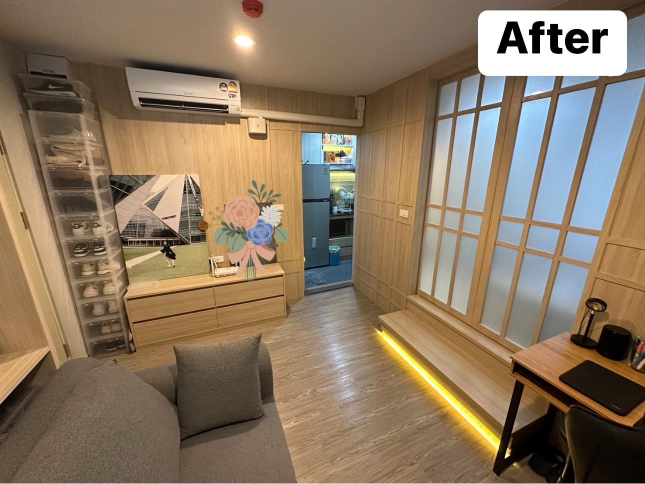
#> input picture After2.png, 1290 x 968 px (shown at 1/2 size); the run also reads 1 picture not shown here
$ jupyter execute --allow-errors index.ipynb
#> lines starting #> are read from the running program, lines starting #| are printed output that depends on the picture; after the words box and inside, x2 and y2 are one past the last pixel; in counts of white or black regions, pixels touching at a corner belong together; long printed decimals are rounded
[cell 1]
import cv2
import matplotlib.pyplot as plt
from scipy import stats
import numpy as np
img_name = './After2.png'
image = cv2.imread(img_name)
#> image is the input picture: shape (968, 1290, 3); mean B, G, R 97.5, 119.7, 138.7

## FIND ENTROY IMAGE ##

[cell 2]
img_gray = cv2.cvtColor(image, cv2.COLOR_BGR2GRAY)
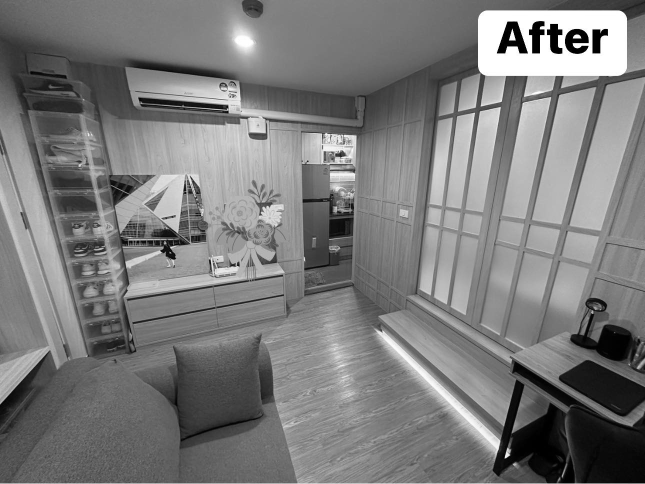
#> img_gray: shape (968, 1290) (shown at 1/2 size); min 0, max 255, mean 122.9
ret, thresh = cv2.threshold(img_gray, 100, 255, cv2.THRESH_BINARY)
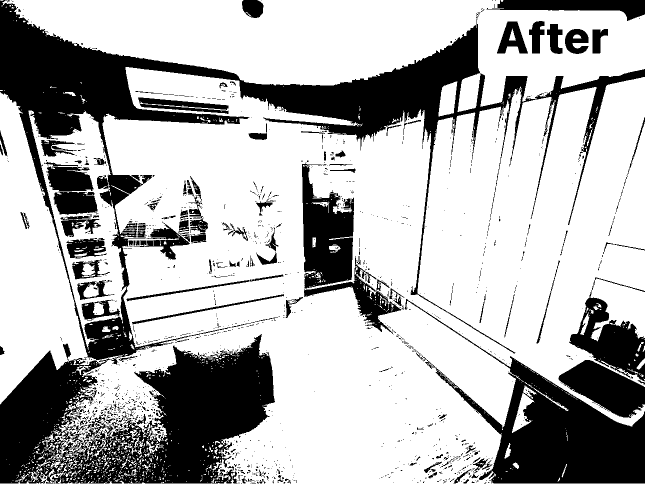
#> thresh: shape (968, 1290) (shown at 1/2 size); 70.3% white; 1420 black regions (1238 under 20 px)
plt.imshow(thresh)
cv2.imwrite('image_thres1_'+'After2'+'.jpg', thresh)
#> Out = True

## FIND VOLUME IN IMAGE ##

[cell 3]
def entroy_many_factor_e_solid (area_solid, area_total):
     return (-1*(area_solid / area_total)) * (np.log2(area_solid / area_total ))

def entroy_many_factor_e_void(area_solid, area_total):
     area_void = area_total - area_solid
     return (-1*(area_void/ area_total)) * (np.log2(area_void / area_total))

def sum_of_solid_and_void (e_solid, e_void):
     return e_solid + e_void

[cell 4]
resize_img = cv2.imread('./image_thres1_After2.jpg')
plt.imshow(resize_img)

height_image_bit = resize_img.shape[0]
#> height_image_bit = 968
width_image_bit = resize_img.shape[1]
#> width_image_bit = 1290

print("h => ",height_image_bit)
#| h =>  968
print("w => ",width_image_bit)
#| w =>  1290
print("all volumns => ",width_image_bit * height_image_bit)
#| all volumns =>  1248720
total_vol_image= width_image_bit * height_image_bit
#> total_vol_image = 1248720
counting_white = 0

for i in range(height_image_bit):
        for j in range(width_image_bit):
                set_img = resize_img[i, j]
                r_c = set_img[0]
                g_c = set_img[1]
                b_c = set_img[2]
                if r_c >= 200 and g_c >= 200 and b_c >= 200:
                        counting_white += 1
#> after the loop, counting_white = 878060

e_solid = entroy_many_factor_e_solid(counting_white, total_vol_image)
#> e_solid = 0.357
e_void = entroy_many_factor_e_void(counting_white, total_vol_image)
#> in entroy_many_factor_e_void, `area_void = area_total - area_solid`: area_void = 370660
#> e_void = 0.52
value_entroy = sum_of_solid_and_void(e_solid=e_solid,e_void=e_void)
#> value_entroy = 0.877
print("inuse =>", counting_white)
#| inuse => 878060
print("value_entroy => ", value_entroy)
#| value_entroy =>  0.8774


# [47 lines of commented-out code are left out]

## SD OF IMAGE ##

[cell 5]
# resize_img_sd = cv2.resize(image, (1024,720), interpolation=cv2.INTER_NEAREST)
resize_img_sd = image
height_resize_img_sd = resize_img_sd.shape[0]
#> height_resize_img_sd = 968
weight_resize_img_sd = resize_img_sd.shape[1]
#> weight_resize_img_sd = 1290

list_of_pixel_img = []

for i in range(height_resize_img_sd):
    for j in range(weight_resize_img_sd):
        set_rgb_img = resize_img_sd[i, j]
        avg_pixel = stats.trim_mean(set_rgb_img,0)
        list_of_pixel_img.append(avg_pixel)
#> after the loop, list_of_pixel_img = 1248720 items


trim_of_mean = round(stats.tstd(list_of_pixel_img))
#> trim_of_mean = 51
print("Standard Deviation",trim_of_mean)
#| Standard Deviation 51

## SHAPE OF OBJECT ##

[cell 6]
contours, hierarchy = cv2.findContours(image=thresh, mode=cv2.RETR_TREE, method=cv2.CHAIN_APPROX_NONE)
#> contours = 3161 contours, 2796 with area under 20; largest, box (x1, y1, x2, y2) and area: (0, 0, 1290, 968) 880550, (57, 221, 253, 700) 44194, (603, 324, 709, 578) 18008, (607, 511, 804, 669) 6464, (91, 332, 188, 384) 3970
image_copy = image.copy()
#> (the rest of this cell did not finish here and is left out)
